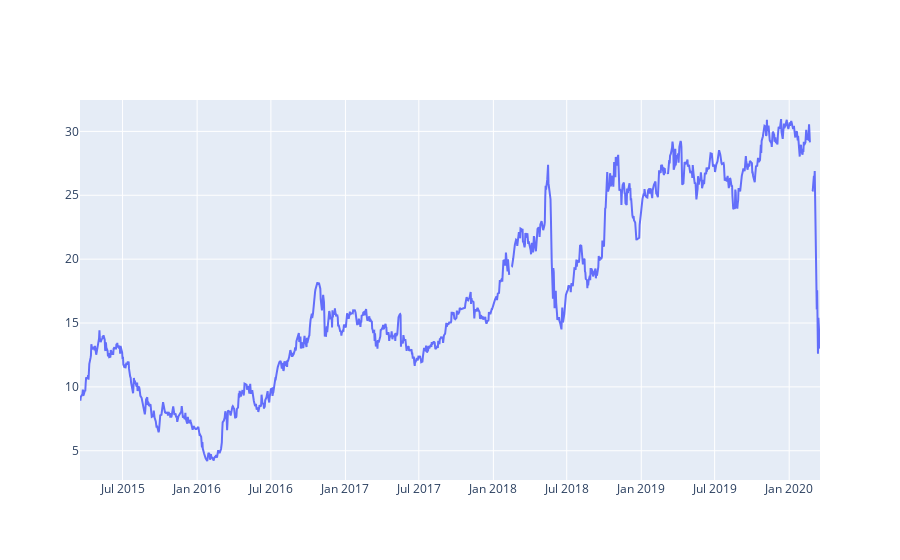

Write notebook code for a chart like this one.
### Markdown cell above
É definido o renderizador padrão para evitar que dẽ erro depois.

### Code cell
data = [go.Scatter(
        x = df.Date,
        y = df['Close']
)]

py.iplot(data)

### Figure 1 — Plotly figure (JSON) as saved in the notebook; plotly's stock layout.template omitted (floating-point values rounded to 4 significant figures; data arrays with more than 128 entries replaced by an {"elided": "..."} marker saying what was removed)
{"data": [{"type": "scatter", "x": {"elided": "1244 str values"}, "y": {"elided": "1244 float values"}}], "layout": {}}
